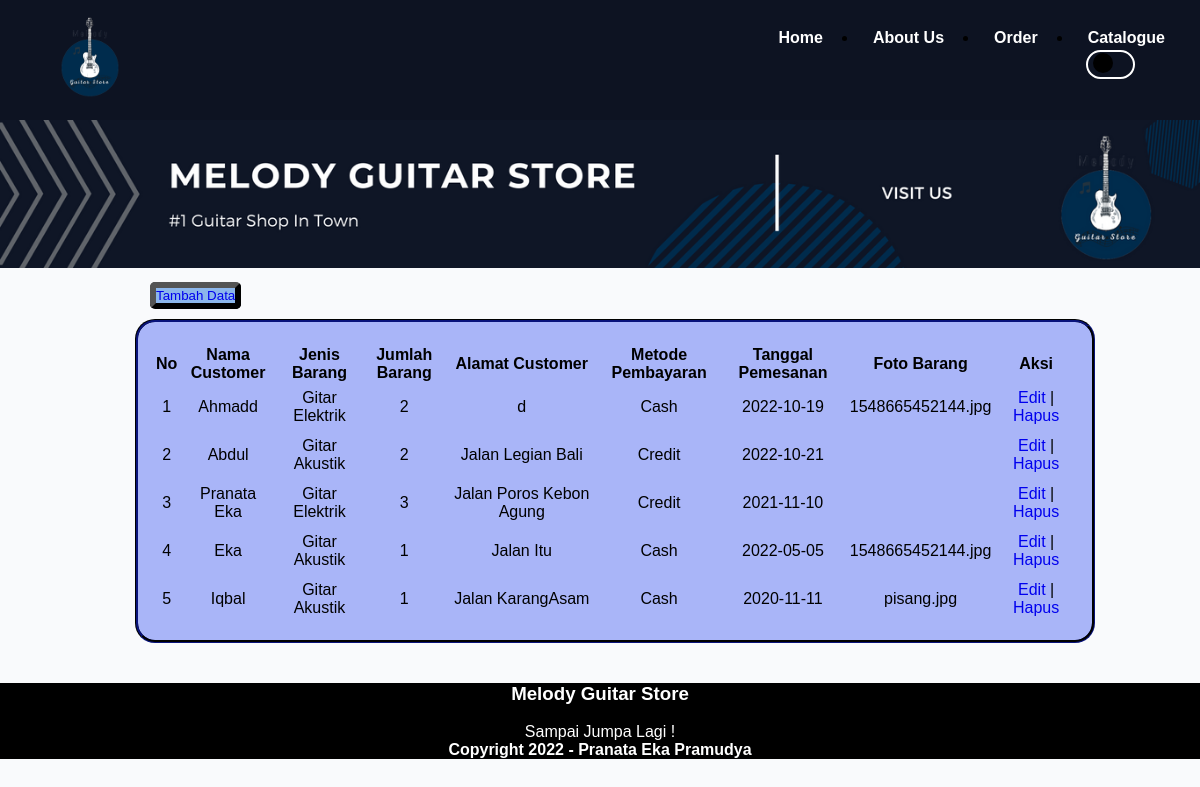
The page /kelola.php on the database its author committed.
### tables this page shows
CREATE TABLE `data_customer` (
  `nomor` int(10) NOT NULL,
  `nama` varchar(40) NOT NULL,
  `jenis_barang` varchar(30) NOT NULL,
  `jumlah_barang` int(3) NOT NULL,
  `alamat` varchar(50) NOT NULL,
  `metode_pembayaran` varchar(30) NOT NULL,
  `tanggal_pemesanan` date NOT NULL,
  `foto_barang` varchar(50) NOT NULL
);

### kelola.php (the view, shortened to what this page needs)
<?php
require'koneksi.php';
$result = mysqli_query($conn, "SELECT * FROM data_customer");
$posttest = [];
while ($row = mysqli_fetch_assoc($result)) {
    $posttest[] = $row;
}
?>
<!DOCTYPE html>
<html>
<head>
    <link rel ="stylesheet" href = "style2.css">
</head>
<body>
    <header>
        <nav>
        <div class="wrap">
                <div class="logo"><a href="index.php"><img src="Gambar/Melody.png"></a></div>
                <div class="menu">
                    <ul>
                        <li><a href="index.php">Home</a></li>
                        <li><a href="about_us.php">About Us</a></li>
                        <li><a href="order.php">Order</a></li>
                        <li id="katalog"><a href="">Catalogue</a></li>
                        <label id="ubah"></label>
                    </ul>
                </div>
            </div>
    </nav>
    </header>
    <div class="wrap">
        <section class="banner">
            <img src="Gambar/Banner.png"width="100%"></p>
        </section>
    </div>
    <table border = 0>
        <button><a href="order.php">Tambah Data</a></button>
        <td colspan = "9" align = "center"></td>
        <tr>
            <th>No</th>
            <th>Nama Customer</th>
            <th>Jenis Barang</th>
            <th>Jumlah Barang</th>
            <th>Alamat Customer</th>
            <th>Metode Pembayaran</th>
            <th>Tanggal Pemesanan</th>
            <th>Foto Barang</th>
            <th>Aksi</th>
        </tr>
        <?php $i = 1; foreach ($posttest as $cust) : ?>
        <tr>
            <td><?php echo $i;?></td>
            <td><?php echo $cust['nama'];?></td>
            <td><?php echo $cust['jenis_barang'];?></td>
            <td><?php echo $cust['jumlah_barang'];?></td>
            <td><?php echo $cust['alamat'];?></td>
            <td><?php echo $cust['metode_pembayaran'];?></td>
            <td><?php echo $cust['tanggal_pemesanan'];?></td>
            <td><?php echo $cust['foto_barang'];?></td>
            <td> <a href="ubah.php?nomor=<?php echo $cust['nomor']; ?>">Edit</a> | <a href="hapus.php?nomor=<?php echo $cust['nomor']; ?>" onclick="return confirm('Anda yakin ingin menghapus data ini?')" >Hapus</a> </td>
        </tr>
        <?php $i++; endforeach;?>
    </table>
    <footer class="footer">
        <h3>Melody Guitar Store</h3>
        <p>
            <br>
            Sampai Jumpa Lagi !
            <br>
        </p>
        <h4>Copyright 2022 - Pranata Eka Pramudya</h4>
    </footer>
</body>
</html>

### style2.css (style rules this page uses)
* { text-decoration: none; margin: 0px; padding: 0px; }
body { background-color: #f9fafc; box-sizing: border-box; padding: 0; margin: 0; font-family: 'Franklin Gothic Medium', 'Arial Narrow', Arial, sans-serif; }
.wrap { width: 100%; margin: auto; position: relative; }
.logo img { padding: 10px 40px; width: 100px; float: left; }
.menu { float: right; }
nav { width: 100%; margin: auto; display: flex; line-height: 75px; position: sticky; top: 0; background-color: #0d1322; }
nav ul { margin: 0px; padding: 0px; overflow: hidden; }
nav ul li { float: left; }
nav ul li a { color: white; font-weight: bold; text-align: center; padding: 0px 35px 0px 15px ; }
.footer { background-color: #000000; text-align: center; margin-top: 40px; margin-bottom: 15px; color: white; }
label { position: absolute; float: left; width: 45px; height: 25px; right: 65px; top: 50px; border: 2px white solid; border-radius: 20px; }
label:before { position: absolute; content: ""; width: 20px; height: 20px; right: 20px; top: 1px; border: 2px; border-radius: 50%; cursor: pointer; background: black; transition: 2s; }
table td { padding: 5px; }
h3 { text-align: center; }
table { text-align: center; padding-top: 10px; width: 80%; background-color: rgb(169, 181, 248); box-sizing: border-box; border-style :groove; border-width: 3px; border-color :rgb(3, 6, 39); margin-left: 135px; margin-right: 135px; margin-bottom: 20px; padding-bottom: 16px; padding-left: 16px; padding-right: 16px; border-radius: 20px; position: relative; }
button { margin-left: 150px; margin-top: 10px; margin-bottom: 10px; background-color: #8cb6eb; border-radius: 5px; border-width: 6px; }

### rows shown on the page
data_customer: nama "Ahmadd", jenis_barang "Gitar Elektrik", jumlah_barang "2", alamat "d", metode_pembayaran "Cash", tanggal_pemesanan "2022-10-19", foto_barang "1548665452144.jpg"
data_customer: nama "Abdul", jenis_barang "Gitar Akustik", jumlah_barang "2", alamat "Jalan Legian Bali", metode_pembayaran "Credit", tanggal_pemesanan "2022-10-21"
data_customer: nama "Pranata Eka", jenis_barang "Gitar Elektrik", jumlah_barang "3", alamat "Jalan Poros Kebon Agung", metode_pembayaran "Credit", tanggal_pemesanan "2021-11-10"
data_customer: nama "Eka", jenis_barang "Gitar Akustik", jumlah_barang "1", alamat "Jalan Itu", metode_pembayaran "Cash", tanggal_pemesanan "2022-05-05", foto_barang "1548665452144.jpg"
data_customer: nama "Iqbal", jenis_barang "Gitar Akustik", jumlah_barang "1", alamat "Jalan KarangAsam", metode_pembayaran "Cash", tanggal_pemesanan "2020-11-11", foto_barang "pisang.jpg"
